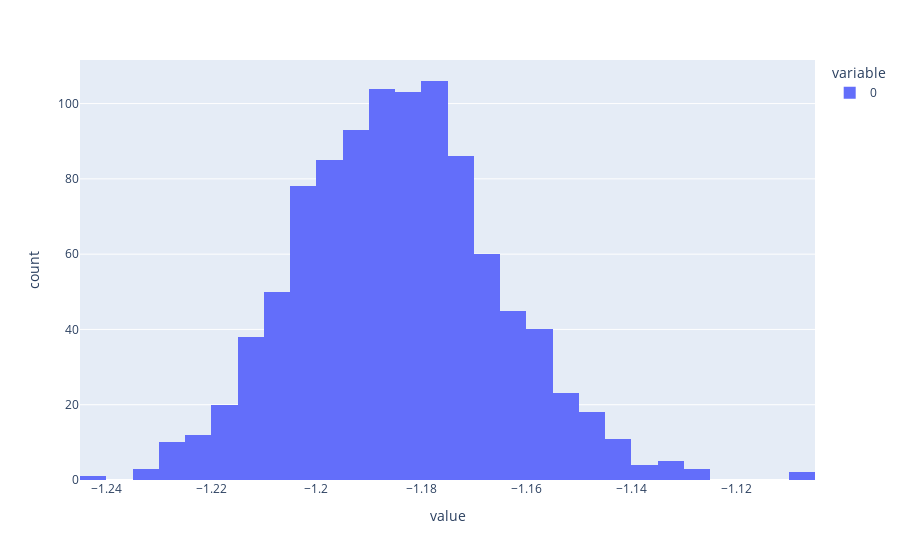

Source (notebook cell):
### Markdown cell above
#### How it can be avoided?
- try to **always apply domain knowledge to qualify what task are we actually solving?**
- are the cost of errors **equal** for **different** data subsets -> usually - no :(
- in such cases try to get more robust estimates by calculating i.e. [bootstrapped](https://en.wikipedia.org/wiki/Bootstrapping_(statistics)) metrics of interest

### Code cell
# bootstrap example
# sample with replacement, weight by sample (business) importance
importance = np.log1p(dataset['revenue'] / dataset['revenue'].sum())
importance /= importance.sum()

# in real life, do not use for loops -> 
# vectorize computations while preserving memory/time tradeoff
n_trials = 1000
metrics = []
for i in range(n_trials):
    sample = sampler.choice(
        dataset['elasticity'], 
        size=len(dataset), 
        replace=True, 
        p=importance.values
    )
    # or .median, or quantile or even more exotic metrics !
    metric = pd.Series(sample).mean() 
    metrics.append(metric)
    
metrics = pd.Series(metrics)    
    
# get estimate
print(f'bootstrapped median: {metrics.median():.2f}')
print(f'confidence interval: {(metrics.quantile(0.05), metrics.quantile(0.95))}')
px.histogram(metrics)

### Figure 1 — Plotly figure (JSON) as saved in the notebook; plotly's stock layout.template omitted (floating-point values rounded to 4 significant figures; data arrays with more than 128 entries replaced by an {"elided": "..."} marker saying what was removed)
{"data": [{"alignmentgroup": "True", "bingroup": "x", "hovertemplate": "variable=0<br>value=%{x}<br>count=%{y}<extra></extra>", "legendgroup": "0", "marker": {"color": "#636efa", "pattern": {"shape": ""}}, "name": "0", "offsetgroup": "0", "orientation": "v", "showlegend": true, "type": "histogram", "x": {"elided": "1000 float values"}, "xaxis": "x", "yaxis": "y"}], "layout": {"barmode": "relative", "legend": {"title": {"text": "variable"}, "tracegroupgap": 0}, "margin": {"t": 60}, "xaxis": {"anchor": "y", "domain": [0, 1], "title": {"text": "value"}}, "yaxis": {"anchor": "x", "domain": [0, 1], "title": {"text": "count"}}}}
